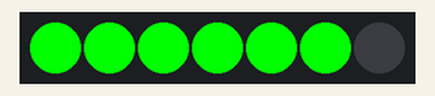
A sketch run on a simulated Arduino Uno, built with avr-gcc and run on an emulated ATmega328P. On the bench: 7 RGB LEDs in strip order, left to right.

Above: at 0.1 s.
At 2.1 s:
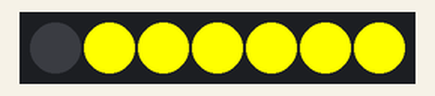
At 4.1 s:
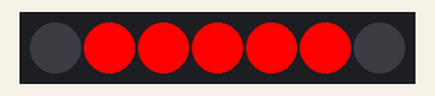
At 7.65 s:
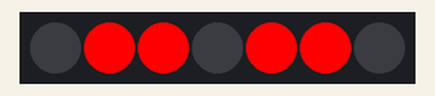
At 11.6 s:
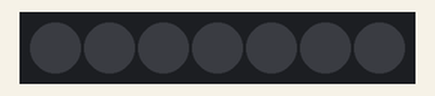
Timing chart, 0 to 40.0 s (numbered marks = the images above):
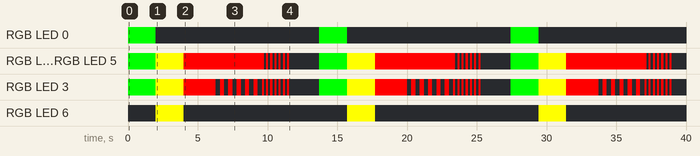

Measured:
- by itself, RGB LED 0: alternates RGB(0, 255, 0) for 2.0 s and off for 11.7 s
- by itself, RGB LED 6: alternates RGB(255, 255, 0) for 2.0 s and off for 11.7 s
- by itself, RGB LED 3: off → RGB(0, 255, 0) at 0.00 s, → RGB(255, 255, 0) 2.0 s later, → RGB(255, 0, 0) 2.0 s later, → off 2.3 s later, … (84 changes in this stretch)
- by itself, RGB LED 1, RGB LED 2, RGB LED 4, RGB LED 5: repeats every 13.7 s: RGB(255, 255, 0) 2.0 s, RGB(255, 0, 0) 5.8 s, 6 × (off 0.15 s, RGB(255, 0, 0) 0.15 s), off 2.2 s, RGB(0, 255, 0) 2.0 s
- what the display in image 1 shows lasts 2.0 s, from 2.0 s to 4.0 s
- what the display in image 2 shows lasts 2.3 s, from 4.0 s to 6.3 s

The sketch:

bateria.ino
```cpp
// Simulação de display de status de bateria
// Display de 7 segmentos usando a biblioteca NeoPixel
// Ver API: https://adafruit.github.io/Adafruit_NeoPixel/html/class_adafruit___neo_pixel.html
#include <Adafruit_NeoPixel.h>

// pino de dados dos NeoPixels
#define PIN        7

// Quantos NeoPixels estão conectados?
#define NUMPIXELS 7

// Instancia a biblioteca
Adafruit_NeoPixel pixels(NUMPIXELS, PIN, NEO_GRB + NEO_KHZ800);

#define DELAYVAL 250 // milissegundos entre loops

uint32_t cor;

uint32_t apagado = pixels.Color(0,0,0);

uint32_t cores[] = {
  pixels.Color(255, 0, 0),      // vermelho
  pixels.Color(0, 255, 0),      // verde
  pixels.Color(0, 0, 255),      // azul
  pixels.Color(255, 255, 0),    // amarelo
  pixels.Color(0, 255, 255),    // ciano
  pixels.Color(255, 0, 255),    // roxo
  pixels.Color(255, 190, 120)   // laranja
};


void setup() {
  pixels.begin(); // Inicializa a biblioteca
}

void loop() {

  // ----- O (cheio) -----
  pixels.clear();
  cor = pixels.Color(0, 255, 0),      // verde
  pixels.setPixelColor(0, cor);
  pixels.setPixelColor(1, cor);
  pixels.setPixelColor(2, cor);
  pixels.setPixelColor(3, cor);
  pixels.setPixelColor(4, cor);
  pixels.setPixelColor(5, cor);
  pixels.show();
  delay(2000);

  cor = pixels.Color(255, 255, 255);

  // ------ 50% -U- --------
  cor = pixels.Color(255, 255, 0),    // amarelo
  pixels.clear();
  pixels.setPixelColor(1, cor);
  pixels.setPixelColor(2, cor);
  pixels.setPixelColor(3, cor);
  pixels.setPixelColor(4, cor);
  pixels.setPixelColor(5, cor);
  pixels.setPixelColor(6, cor);
  pixels.show();
  delay(2000);

  // ------ 10% U --------
  cor = pixels.Color(255, 0, 0),      // vermelho
  pixels.clear();
  pixels.setPixelColor(1, cor);
  pixels.setPixelColor(2, cor);
  pixels.setPixelColor(3, cor);
  pixels.setPixelColor(4, cor);
  pixels.setPixelColor(5, cor);
  pixels.show();
  delay(2000);

  // ------ 1% U_._._ --------
  cor = pixels.Color(255, 0, 0);      // vermelho
  pixels.clear();
  pixels.setPixelColor(1, cor);
  pixels.setPixelColor(2, cor);
  pixels.setPixelColor(4, cor);
  pixels.setPixelColor(5, cor);

  for(int i=0; i<6; i++) {
    pixels.setPixelColor(3, cor);
    pixels.show();
    delay(300);
    pixels.setPixelColor(3, apagado);
    pixels.show();
    delay(300);
  }

  cor = pixels.Color(255, 0, 0);      // vermelho
  for(int i=0; i<7; i++) {

    // ------ 0% U* --------
    pixels.clear();
    pixels.setPixelColor(1, cor);
    pixels.setPixelColor(2, cor);
    pixels.setPixelColor(3, cor);
    pixels.setPixelColor(4, cor);
    pixels.setPixelColor(5, cor);
    pixels.show();
    delay(150);
    pixels.clear();
    pixels.show();
    delay(150);
  }

    pixels.clear();
    pixels.show();
    delay(2000);

}
```
